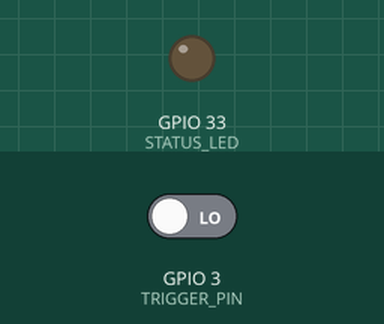
The sketch below on a simulated ESP32. On the bench: output pins drawn as LEDs (lit = HIGH). Inputs (shaded band) come from the test bench; at power-on: GPIO 3 (TRIGGER_PIN) LOW. Storage starts empty; the camera gives no picture; what the sketch prints to the serial monitor is not drawn.

Above: at 0.0 s.
At 3.6 s:
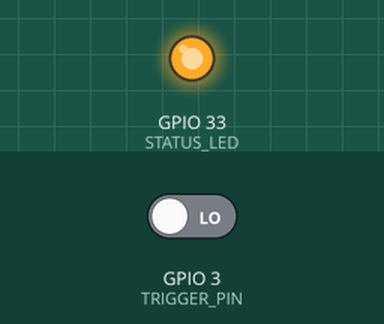
3.7 s: GPIO 3 (TRIGGER_PIN) driven HIGH
At 4.6 s:
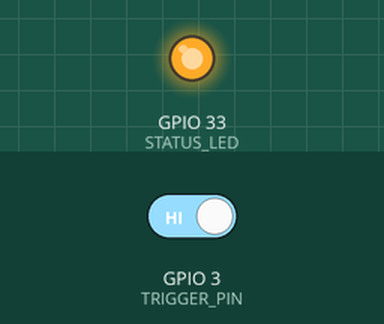
Timing chart, 0 to 6.7 s (numbered marks = the images above; inputs shaded):
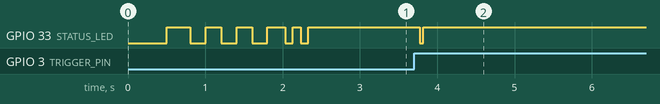

Measured:
- after the input at 3.7 s, GPIO 33 (STATUS_LED): HIGH → LOW after 0.07 s, → HIGH 0.05 s later

The sketch:

balloon_cam.ino
```cpp
// balloon_cam — ESP32-CAM trigger sketch for the weather balloon payload.
// Captures one JPEG to SD each time GPIO 3 sees a rising edge from the Pro Mini
// (balloon_datalog D6 → this GPIO 3). Files are named img_NNNNNN.jpg and paired
// on the ground with the Pro Mini CSV's photo_id column.
//
// Board: AI-Thinker ESP32-CAM.
// Trigger input: GPIO 3 (U0RXD), INPUT_PULLDOWN, safe from SD-slot coupling.
// Status LED: onboard red LED GPIO 33 (active-LOW), blinks on capture.
// SD_MMC in 1-bit mode so GPIO 12/13 stay free and quiet.
//
// WiFi + Bluetooth are explicitly disabled at boot to keep the ESP's 2.4 GHz
// radio from desensitising the ATGM336H GPS receiver sitting a few cm away.

#include "esp_camera.h"
#include "FS.h"
#include "SD_MMC.h"
#include "esp_wifi.h"
#include "esp_bt.h"

// Uncomment for standalone bench test: fires an internal trigger every N ms.
// #define SELF_TEST_MS 5000

// AI-Thinker ESP32-CAM camera pinout
#define PWDN_GPIO_NUM     32
#define RESET_GPIO_NUM    -1
#define XCLK_GPIO_NUM      0
#define SIOD_GPIO_NUM     26
#define SIOC_GPIO_NUM     27
#define Y9_GPIO_NUM       35
#define Y8_GPIO_NUM       34
#define Y7_GPIO_NUM       39
#define Y6_GPIO_NUM       36
#define Y5_GPIO_NUM       21
#define Y4_GPIO_NUM       19
#define Y3_GPIO_NUM       18
#define Y2_GPIO_NUM        5
#define VSYNC_GPIO_NUM    25
#define HREF_GPIO_NUM     23
#define PCLK_GPIO_NUM     22

#define TRIGGER_PIN  3   // U0RXD; safe from SD-slot coupling that plagues GPIO 12/13
#define STATUS_LED   33

volatile bool capture_flag = false;
volatile uint32_t last_trigger_ms = 0;
uint32_t next_photo_id = 0;

// Debounce in the ISR: ignore rising edges within TRIGGER_LOCKOUT_MS of the last accepted one.
// Real triggers are seconds apart; EMI coupling from adjacent SPI SCK arrives in nanosecond bursts.
#define TRIGGER_LOCKOUT_MS 500
void IRAM_ATTR on_trigger() {
  uint32_t now = millis();
  if (now - last_trigger_ms >= TRIGGER_LOCKOUT_MS) {
    last_trigger_ms = now;
    capture_flag = true;
  }
}

static void led_on()  { digitalWrite(STATUS_LED, LOW); }
static void led_off() { digitalWrite(STATUS_LED, HIGH); }

static void blink(uint8_t n, uint16_t period_ms) {
  for (uint8_t i = 0; i < n; i++) {
    led_on();  delay(period_ms / 2);
    led_off(); delay(period_ms / 2);
  }
}

// Scan SD root and resume the counter past the highest existing img_NNNNNN.jpg
// so a mid-flight reboot doesn't overwrite earlier photos.
static void resume_photo_counter() {
  File root = SD_MMC.open("/");
  if (!root) return;
  for (File f = root.openNextFile(); f; f = root.openNextFile()) {
    String name = String(f.name());
    if (name.startsWith("/")) name = name.substring(1);
    if (name.startsWith("img_") && name.endsWith(".jpg")) {
      uint32_t id = (uint32_t) name.substring(4, name.length() - 4).toInt();
      if (id + 1 > next_photo_id) next_photo_id = id + 1;
    }
    f.close();
  }
  root.close();
}

void setup() {
  Serial.begin(115200);
  delay(500);
  Serial.println("\n[balloon_cam] boot");

  // Kill WiFi + Bluetooth before anything else. The 2.4 GHz radio would
  // desense the GPS LNA sitting a few cm away in the payload. We don't need
  // either radio for the trigger-and-capture mission.
  esp_wifi_stop();
  esp_wifi_deinit();
  btStop();
  esp_bt_controller_deinit();
  Serial.println("[ok] WiFi + BT disabled");

  // Drop CPU from 240 MHz to 80 MHz. Still fast enough for JPEG encoding
  // + SD writes, and it cuts power draw and 240-MHz-family EMI harmonics
  // that fall near the GPS L1 band (1575 MHz).
  setCpuFrequencyMhz(80);
  Serial.printf("[ok] CPU @ %d MHz\n", getCpuFrequencyMhz());

  // Silence any core-library debug prints we didn't ask for.
  Serial.setDebugOutput(false);

  pinMode(STATUS_LED, OUTPUT);
  led_off();

  camera_config_t cfg = {};
  cfg.ledc_channel = LEDC_CHANNEL_0;
  cfg.ledc_timer   = LEDC_TIMER_0;
  cfg.pin_d0       = Y2_GPIO_NUM;
  cfg.pin_d1       = Y3_GPIO_NUM;
  cfg.pin_d2       = Y4_GPIO_NUM;
  cfg.pin_d3       = Y5_GPIO_NUM;
  cfg.pin_d4       = Y6_GPIO_NUM;
  cfg.pin_d5       = Y7_GPIO_NUM;
  cfg.pin_d6       = Y8_GPIO_NUM;
  cfg.pin_d7       = Y9_GPIO_NUM;
  cfg.pin_xclk     = XCLK_GPIO_NUM;
  cfg.pin_pclk     = PCLK_GPIO_NUM;
  cfg.pin_vsync    = VSYNC_GPIO_NUM;
  cfg.pin_href     = HREF_GPIO_NUM;
  cfg.pin_sccb_sda = SIOD_GPIO_NUM;
  cfg.pin_sccb_scl = SIOC_GPIO_NUM;
  cfg.pin_pwdn     = PWDN_GPIO_NUM;
  cfg.pin_reset    = RESET_GPIO_NUM;
  cfg.xclk_freq_hz = 10000000;  // 10 MHz. Half the default 20 MHz — camera works fine, less HF emission.
  cfg.pixel_format = PIXFORMAT_JPEG;
  cfg.grab_mode    = CAMERA_GRAB_LATEST;
  cfg.frame_size   = FRAMESIZE_UXGA;
  cfg.fb_location  = CAMERA_FB_IN_PSRAM;
  cfg.jpeg_quality = 8;   // 0=best/large, 63=worst/small. <8 can overflow the driver's JPEG buffer at UXGA → fb_get returns NULL.
  cfg.fb_count     = 1;   // Single-shot capture — no need for the second framebuffer (~200 KB PSRAM saved).

  if (!psramFound()) {
    Serial.println("[warn] no PSRAM — dropping to SVGA/DRAM");
    cfg.frame_size   = FRAMESIZE_SVGA;
    cfg.fb_location  = CAMERA_FB_IN_DRAM;
    cfg.jpeg_quality = 10;
    cfg.fb_count     = 1;
  }

  if (esp_camera_init(&cfg) != ESP_OK) {
    Serial.println("[fatal] camera init failed");
    while (true) blink(1, 100);
  }
  Serial.println("[ok] camera");
  blink(3, 400);

  // 1-bit SD mode: uses only GPIO 2/14/15 for the card, frees 4/12/13 for other uses.
  if (!SD_MMC.begin("/sdcard", true)) {
    Serial.println("[fatal] SD_MMC init failed");
    while (true) blink(1, 200);
  }
  Serial.println("[ok] SD_MMC (1-bit)");

  resume_photo_counter();
  Serial.printf("[ok] next id = %lu\n", next_photo_id);
  blink(2, 200);

  pinMode(TRIGGER_PIN, INPUT_PULLDOWN);
  attachInterrupt(TRIGGER_PIN, on_trigger, RISING);
  Serial.printf("[ok] armed on GPIO %d\n", TRIGGER_PIN);
}

void loop() {
#ifdef SELF_TEST_MS
  static uint32_t last = 0;
  if (millis() - last >= SELF_TEST_MS) { last = millis(); capture_flag = true; }
#endif

  if (!capture_flag) return;
  capture_flag = false;

  camera_fb_t *fb = esp_camera_fb_get();
  if (!fb) {
    Serial.println("[err] fb_get");
    blink(4, 60);
    return;
  }

  char path[32];
  snprintf(path, sizeof(path), "/img_%06lu.jpg", next_photo_id);

  File f = SD_MMC.open(path, FILE_WRITE);
  if (!f) {
    Serial.printf("[err] open %s\n", path);
    esp_camera_fb_return(fb);
    blink(4, 60);
    return;
  }

  size_t len = fb->len;
  size_t written = f.write(fb->buf, len);
  f.close();
  esp_camera_fb_return(fb);

  if (written != len) {
    Serial.printf("[err] short write %s (%u/%u)\n", path, (unsigned)written, (unsigned)len);
    blink(4, 60);
    return;
  }

  Serial.printf("[cap] %s (%u bytes)\n", path, (unsigned)len);
  next_photo_id++;
  led_on(); delay(50); led_off();
}
```
